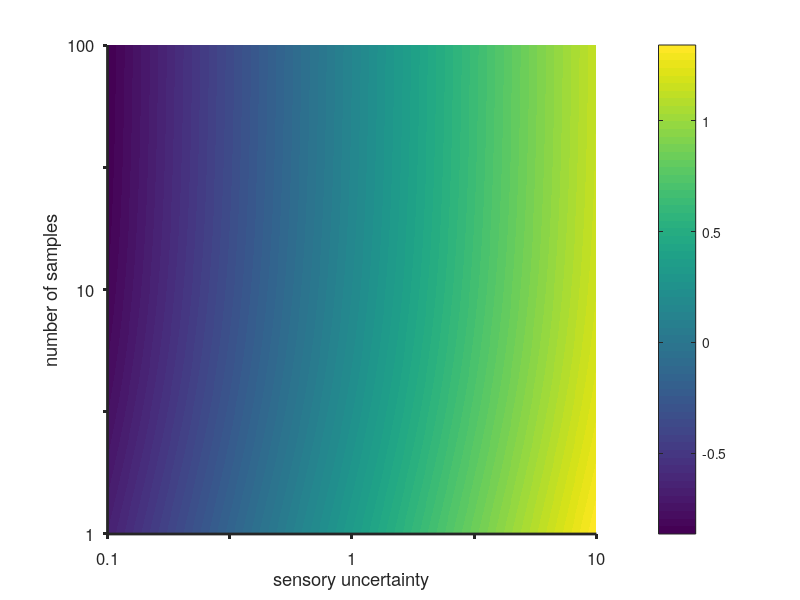

Reproduce this figure in MATLAB. (Note: this script raises an error after producing the figure.)
nsamps=logspace(0,2,1001);
sigs=logspace(-1,1,1001);
alp=0.6;

thresh = @(alp,sig,nsamp) (norminv(0.75)-norminv(0.25)).*sig.*sqrt(1+(psi(1,0.5*(nsamp+1))./(alp.*psi(1,1))));

[q1,q2]=meshgrid(sigs,nsamps);

y=thresh(alp,q1,q2);
imagesc(log10(sigs),log10(nsamps),log10(y))

set(gcf,'color','white')
set(gca,'Ydir','normal')
axis square
set(gca,'TickDir','out')
set(gca,'linewidth',2)
box off
set(gca,'fontsize',12,'fontname','Helvetica Neue')
xticks(0.5*[-2,-1,0,1,2])
yticks([0,0.5,1,1.5,2])
xticklabels({'0.1','','1','','10'})
yticklabels({'1','','10','','100'})

xlabel('sensory uncertainty');
ylabel('number of samples');


c=colorbar;
c.Label.String = 'empirical threshold';
c.Label.FontSize=11;
c.Label.FontName='Helvetica';
c.Ticks=[-1,0,1];
c.TickLabels={'0.01','1','100'};
colormap gray
caxis([min(log10(sigs)),max(log10(sigs))]);



cc=cbrewer('seq','YlGnBu',9);
cc=cc(5:end,:);


sig_thres = @(alp,thresh,nsamp) thresh./((norminv(0.75)-norminv(0.25)).*sqrt(1+(psi(1,0.5*(nsamp+1))./(alp.*psi(1,1)))));
x=nsamps;
% tts=0.5*[-1.5,-0.75,0,0.75,1.5];
tts=log10([0.25,0.5,1,2,4]*(norminv(0.75)-norminv(0.25)));
for i=1:5
y=sig_thres(alp,10^(tts(i)),nsamps);
hold on
plot(log10(y),log10(x),'color',cc(i,:),'linewidth',2)
end


xlim([min(log10(sigs)),max(log10(sigs))]);
ylim([min(log10(nsamps)),max(log10(nsamps))]);

standardize_figure(1,[3.05,3])

axis square

% size_in=[3,3];
% set(gca,'labelfontsizemultiplier',1);
% 
% set(gcf,'PaperUnits','inches')
% set(gcf,'Units','normalized')
% set(gcf,'PaperPosition',[0,0,size_in]);
% set(gcf,'PaperSize',size_in);
% set(gcf,'resize','off')

saveas(gcf,['plots/fig_2J'],'pdf');